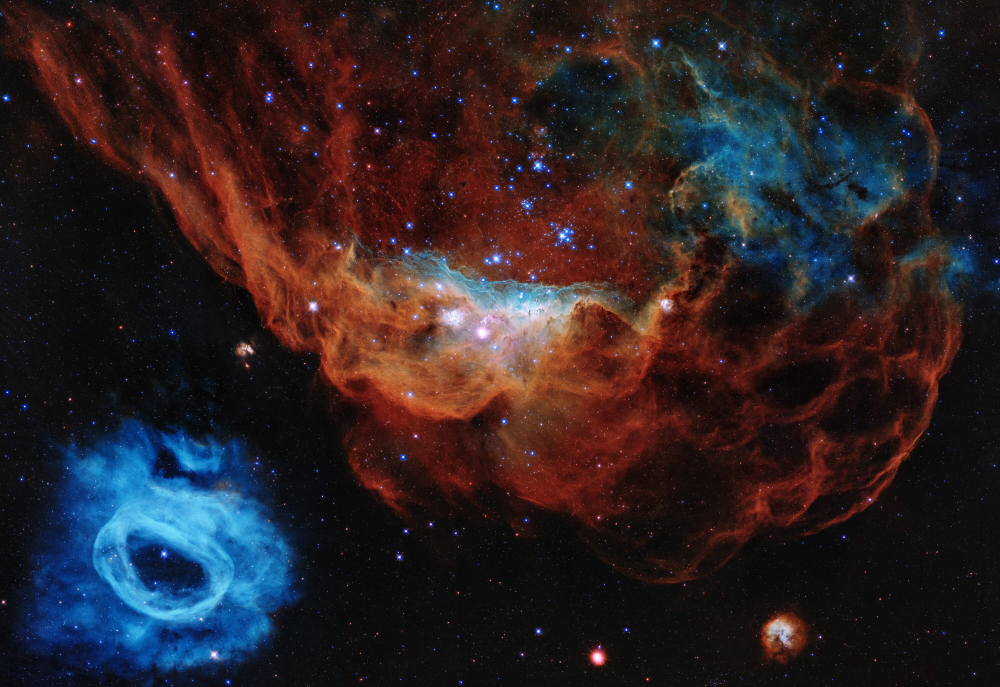
#> input picture assets/startup-nebula.jpg, 4000 x 2748 px (shown at 1/4 size); its folder holds only this picture in this run
$ python -i autocrop.py   (imports and definitions only)
#> lines starting #> are read from the running program, lines starting #| are printed output that depends on the picture; after the words box and inside, x2 and y2 are one past the last pixel; in counts of white or black regions, pixels touching at a corner belong together
"""Crop a stack to the rectangular common footprint of its accepted lights."""
from core.i18n import localize
import numpy as np
from scipy.ndimage import rotate as nd_rotate, binary_erosion


# [32 lines left out: functions _largest_rectangle, crop_bounds, not called in this run]


def _rotate_mask(mask,angle):
    rotated=nd_rotate(mask.astype(np.uint8),angle,reshape=True,order=0,prefilter=False,cval=0)>0
    return binary_erosion(rotated,iterations=1,border_value=0)


# [34 lines left out: functions best_angle, crop_stack, not called in this run]


def existing_footprint(data,coverage=None):
    """Use stack coverage, or infer clear overlap seams in an exported image."""
    from scipy.ndimage import median_filter
    finite=np.isfinite(data).all(axis=-1) if data.ndim==3 else np.isfinite(data)
#> finite: shape (2748, 4000) bool; every value is 1
    nonzero=np.any(data!=0,axis=-1) if data.ndim==3 else data!=0
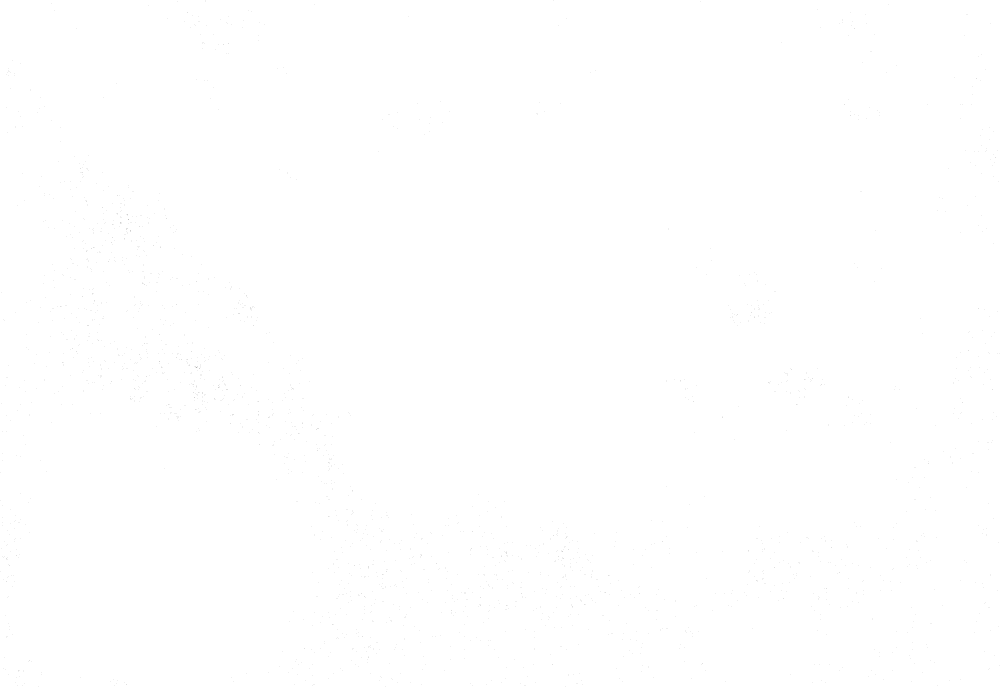
#> nonzero: shape (2748, 4000) bool (shown at 1/4 size); 100% white; black in thin lines or dots
    if coverage is not None:
        weight=np.min(coverage,axis=-1) if coverage.ndim==3 else coverage
        if weight.shape!=finite.shape:raise ValueError(localize('Карта покрытия не совпадает с изображением.'))
        # Rejection and drizzle vary the count per pixel even in full overlap.
        # Estimate the local depth before thresholding; a single peak must not
        # turn the useful field into disconnected strips.
        positive=np.isfinite(weight) & (weight>0)
        clean=np.where(np.isfinite(coverage) & (coverage>0),coverage,0)
        # Smooth channels separately: taking their minimum first amplifies
        # independent rejection holes in RGB stacks.
        depth=median_filter(clean,size=(9,9,1) if clean.ndim==3 else 9,mode='nearest')
        if depth.ndim==3:depth=np.min(depth,axis=-1)
        reference=np.percentile(depth[positive],90) if positive.any() else 0
        valid=finite & nonzero & positive & (depth >= reference*.95)
    else:
        valid=finite & nonzero
    if not valid.any():raise ValueError(localize('Не удалось определить полезную область изображения.'))
    if coverage is None:
        valid &= _parallel_overlap(data) & _inferred_overlap(data)
    return valid


def _parallel_overlap(data):
    """Remove straight border bands, including chromatic seams in RGB exports.

    Require a discontinuity across most of a side, rather than a change in
    average brightness: gradients and individual stars are not crop borders.
    """
    from scipy.ndimage import median_filter
    h,w=data.shape[:2]
#> h = 2748; w = 4000
    bounds=[0,0,h,w]
#> bounds = [0, 0, 2748, 4000]
    for axis in (0,1):
        image=np.moveaxis(np.asarray(data,dtype=np.float32),axis,0)
        if image.ndim==2:image=image[...,None]
        # Sample along a side only, so even a one-pixel band remains visible.
        stride=max(1,int(np.ceil(image.shape[1]/512)))
        image=image[:,::stride]
        finite=np.isfinite(image)
        if not finite.any():continue
        image=np.where(finite,image,np.median(image[finite]))
        image=median_filter(image,size=(1,9,1),mode='nearest')
        profile=np.median(image,axis=1)
        delta=np.diff(image,axis=0)
        jumps=np.median(delta,axis=1)
        noise=np.median(np.abs(np.diff(profile,axis=0)),axis=0)
        spread=np.percentile(profile,99,axis=0)-np.percentile(profile,1,axis=0)
        threshold=np.maximum(spread*.08,noise*8)
        consistent=np.mean(delta*jumps[:,None,:]>0,axis=1)>=.9
        strong=np.any((np.abs(jumps)>threshold) & consistent,axis=-1)
        length=image.shape[0]; margin=max(1,int(length*.2))
        low=np.flatnonzero(strong[:margin])
        high=np.flatnonzero(strong[max(0,length-1-margin):])+max(0,length-1-margin)
        if low.size:bounds[axis]=min(length,int(low[-1])+3)
        if high.size:bounds[axis+2]=max(0,int(high[0])-1)
#> this loop made 2 passes
#> (noise, spread, threshold) on passes 1 to 2: ([0.5], [32], [4]), ([1], [29], [8])
#> pass 1, in _parallel_overlap, `image=image[:,::stride]`:
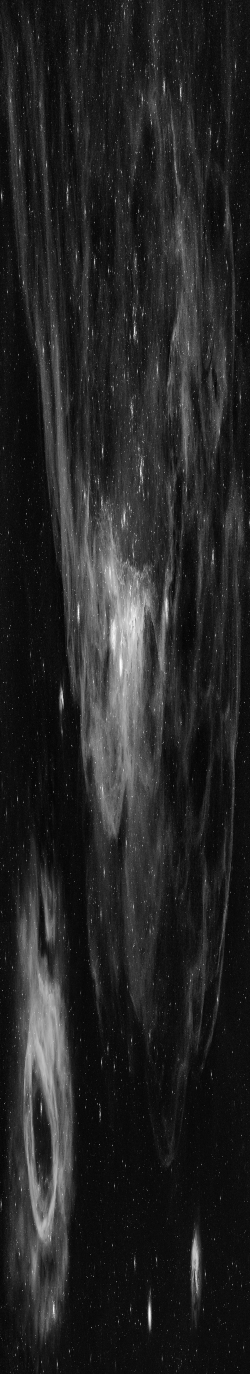
#> image: shape (2748, 500, 1) float32 (shown at 1/2 size); min 0, max 255, mean 37.1
#> after the loop:
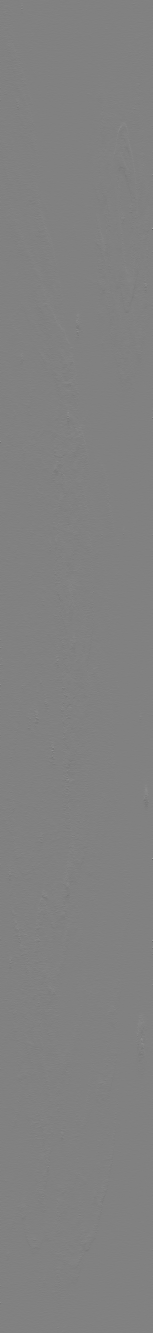
#> delta: shape (3999, 458, 1) float32 (shown at 1/3 size); min -156, max 151, mean 0; drawn with min black and max white
#> after the loop: finite: shape (4000, 458, 1) bool; every value is 1
#> after the loop:
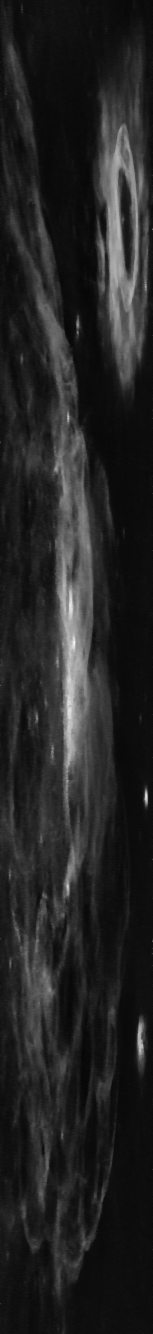
#> image: shape (4000, 458, 1) float32 (shown at 1/3 size); min 0, max 255, mean 35.8
    left,top,right,bottom=bounds[1],bounds[0],bounds[3],bounds[2]
#> left = 0; top = 0; right = 4000; bottom = 2748
    result=np.zeros((h,w),dtype=bool)
    result[top:bottom,left:right]=True
    return result


def _inferred_overlap(data):
    """Find long, straight exposure seams joining adjacent image borders.

    This is a conservative fallback for stacks exported without a COVERAGE
    extension. The camera rotation leaves a step in the background across a
    corner wedge even though both sides contain nonzero pixels.
    """
    from scipy.ndimage import median_filter, map_coordinates
    height,width=data.shape[:2]
#> height = 2748; width = 4000
    step=max(1,int(np.ceil(max(height,width)/420)))
#> step = 10
    sample=np.asarray(data[::step,::step],dtype=np.float32)
    if sample.ndim==3:sample=np.median(sample,axis=-1)
    finite=np.isfinite(sample)
#> finite: shape (275, 400) bool; every value is 1
    if not finite.any():return np.ones((height,width),dtype=bool)
    sample=np.where(finite,sample,np.median(sample[finite]))
    background=median_filter(sample,size=9,mode='nearest')
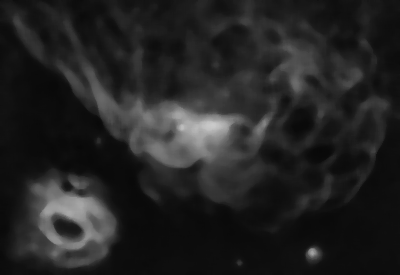
#> background: shape (275, 400) float32; min 8, max 202, mean 35.2
    spread=float(np.percentile(background,99)-np.percentile(background,1))
#> spread = 146
    if spread<=0:return np.ones((height,width),dtype=bool)
    # Compare two narrow strips on either side of each candidate seam.
    baseline=float(np.median(np.abs(background[5:]-background[:-5]))) if background.shape[0]>10 else 0.
#> baseline = 3
    threshold=max(spread*.055,baseline*3)
#> threshold = 9
    mask=np.ones((height,width),dtype=bool)
    ys,xs=np.ogrid[:height,:width]
#> ys = 2748 values from 0 to 2747
    for corner in range(4):
        image=background[::-1] if corner&2 else background
        image=image[:,::-1] if corner&1 else image
        h,w=image.shape
        fractions=np.linspace(.12,.88,40)
        best=(threshold,None,None)
        for xend in range(max(8,int(w*.12)),max(9,int(w*.76)),4):
            for yend in range(max(8,int(h*.12)),max(9,int(h*.56)),4):
                x=fractions*xend;y=(1-fractions)*yend
                length=np.hypot(xend,yend);nx=yend/length;ny=xend/length
                inside=map_coordinates(image,[y+5*ny,x+5*nx],order=1,mode='nearest')
                outside=map_coordinates(image,[y-5*ny,x-5*nx],order=1,mode='nearest')
                difference=inside-outside
                median=float(np.median(difference))
                consistency=float(np.mean(difference*median>0))
                score=abs(median)*consistency if consistency>=.9 else 0.
                if score>best[0]:best=(score,xend,yend)
        _,xend,yend=best
        if xend is None:continue
        xcoord=width-1-xs if corner&1 else xs
        ycoord=height-1-ys if corner&2 else ys
        # Move a few pixels inward to remove interpolation around the seam.
        mask &= (xcoord/(xend*step)+ycoord/(yend*step))>=1.02
#> this loop made 4 passes
#> (xend, yend) on passes 2 to 3: (108, 113), (84, 33)
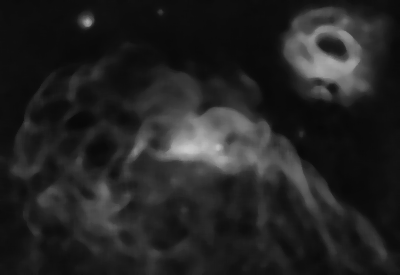
#> image: shape (275, 400) float32; min 8, max 202, mean 35.2
    return mask


# [10 lines left out: function drizzle_footprint, not called in this run]

>>> import cv2
>>> picture = cv2.imread('../../assets/startup-nebula.jpg', cv2.IMREAD_GRAYSCALE)
>>> result = existing_footprint(picture)
#> in existing_footprint, `valid &= _parallel_overlap(data) & _inferred_overlap(data)`:
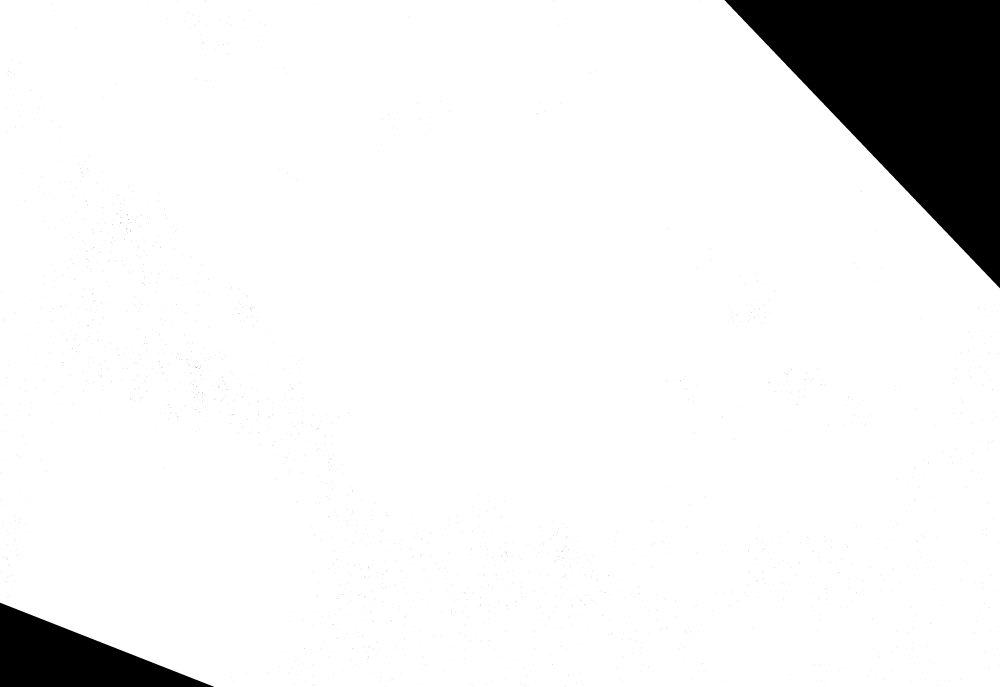
#> valid: shape (2748, 4000) bool (shown at 1/4 size); 92.9% white; 2451 black regions (2449 under 20 px), largest, box (x1, y1, x2, y2) and area: (2898, 0, 4000, 1153) 635976, (0, 2411, 857, 2748) 144788
